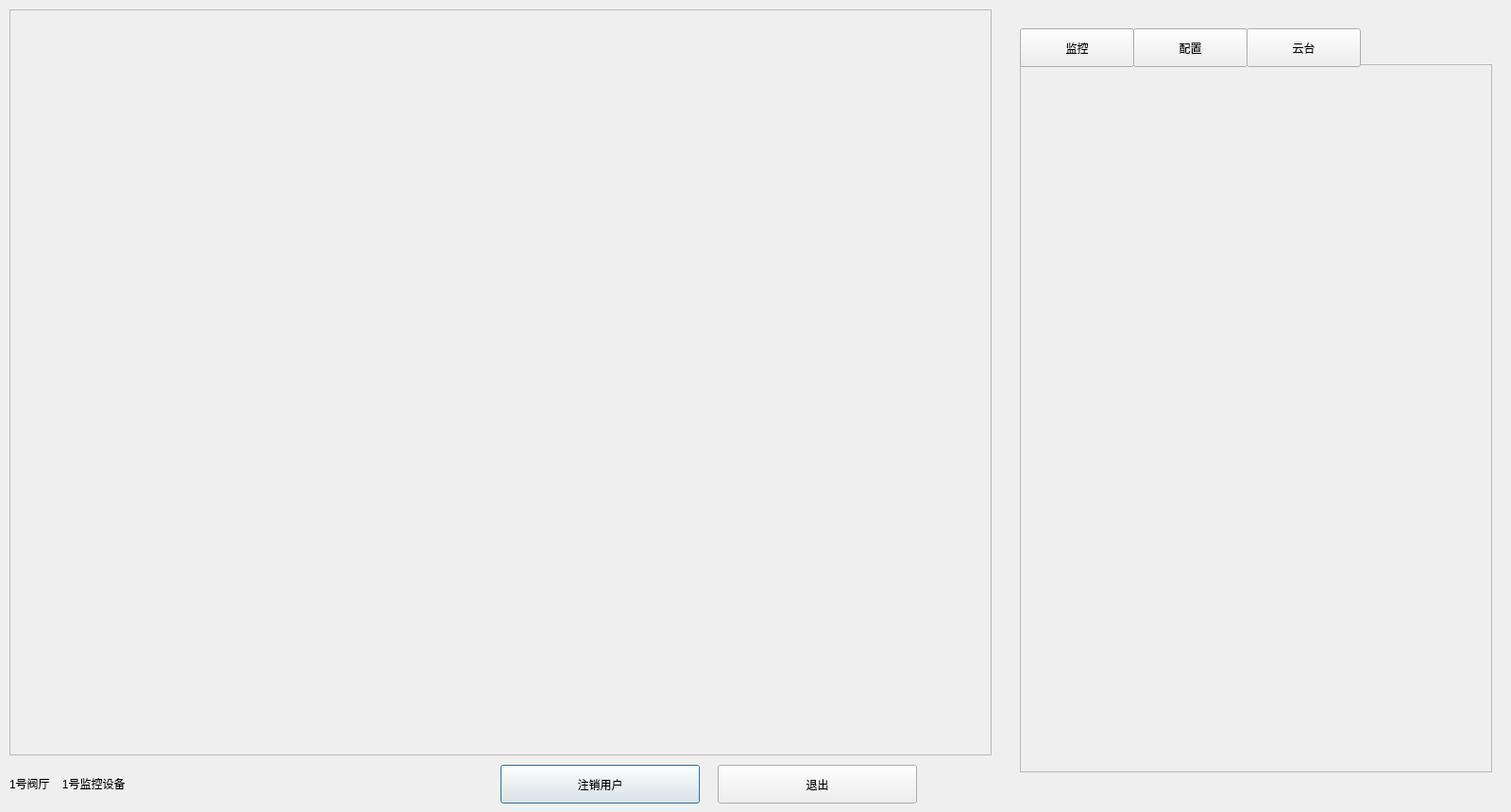
<?xml version="1.0" encoding="UTF-8"?>
<ui version="4.0">
 <class>Scene1</class>
 <widget class="QDialog" name="Scene1">
  <property name="geometry">
   <rect>
    <x>0</x>
    <y>0</y>
    <width>1600</width>
    <height>860</height>
   </rect>
  </property>
  <property name="windowTitle">
   <string>Dialog</string>
  </property>
  <widget class="QScrollArea" name="scrollArea">
   <property name="geometry">
    <rect>
     <x>10</x>
     <y>10</y>
     <width>1040</width>
     <height>790</height>
    </rect>
   </property>
   <property name="widgetResizable">
    <bool>true</bool>
   </property>
   <widget class="QWidget" name="scrollAreaWidgetContents">
    <property name="geometry">
     <rect>
      <x>0</x>
      <y>0</y>
      <width>1038</width>
      <height>788</height>
     </rect>
    </property>
   </widget>
  </widget>
  <widget class="QPushButton" name="pushButton">
   <property name="geometry">
    <rect>
     <x>530</x>
     <y>810</y>
     <width>211</width>
     <height>41</height>
    </rect>
   </property>
   <property name="text">
    <string>注销用户</string>
   </property>
  </widget>
  <widget class="QPushButton" name="pushButton_2">
   <property name="geometry">
    <rect>
     <x>760</x>
     <y>810</y>
     <width>211</width>
     <height>41</height>
    </rect>
   </property>
   <property name="text">
    <string>退出</string>
   </property>
  </widget>
  <widget class="QScrollArea" name="scrollArea_2">
   <property name="geometry">
    <rect>
     <x>1080</x>
     <y>68</y>
     <width>500</width>
     <height>750</height>
    </rect>
   </property>
   <property name="widgetResizable">
    <bool>true</bool>
   </property>
   <widget class="QWidget" name="scrollAreaWidgetContents_2">
    <property name="geometry">
     <rect>
      <x>0</x>
      <y>0</y>
      <width>498</width>
      <height>748</height>
     </rect>
    </property>
   </widget>
  </widget>
  <widget class="QPushButton" name="pushButton_3">
   <property name="geometry">
    <rect>
     <x>1080</x>
     <y>30</y>
     <width>121</width>
     <height>41</height>
    </rect>
   </property>
   <property name="text">
    <string>监控</string>
   </property>
  </widget>
  <widget class="QPushButton" name="pushButton_4">
   <property name="geometry">
    <rect>
     <x>1200</x>
     <y>30</y>
     <width>121</width>
     <height>41</height>
    </rect>
   </property>
   <property name="text">
    <string>配置</string>
   </property>
  </widget>
  <widget class="QPushButton" name="pushButton_5">
   <property name="geometry">
    <rect>
     <x>1320</x>
     <y>30</y>
     <width>121</width>
     <height>41</height>
    </rect>
   </property>
   <property name="text">
    <string>云台</string>
   </property>
  </widget>
  <widget class="QLabel" name="label">
   <property name="geometry">
    <rect>
     <x>10</x>
     <y>820</y>
     <width>481</width>
     <height>20</height>
    </rect>
   </property>
   <property name="text">
    <string>1号阀厅    1号监控设备</string>
   </property>
  </widget>
 </widget>
 <resources/>
 <connections/>
</ui>
